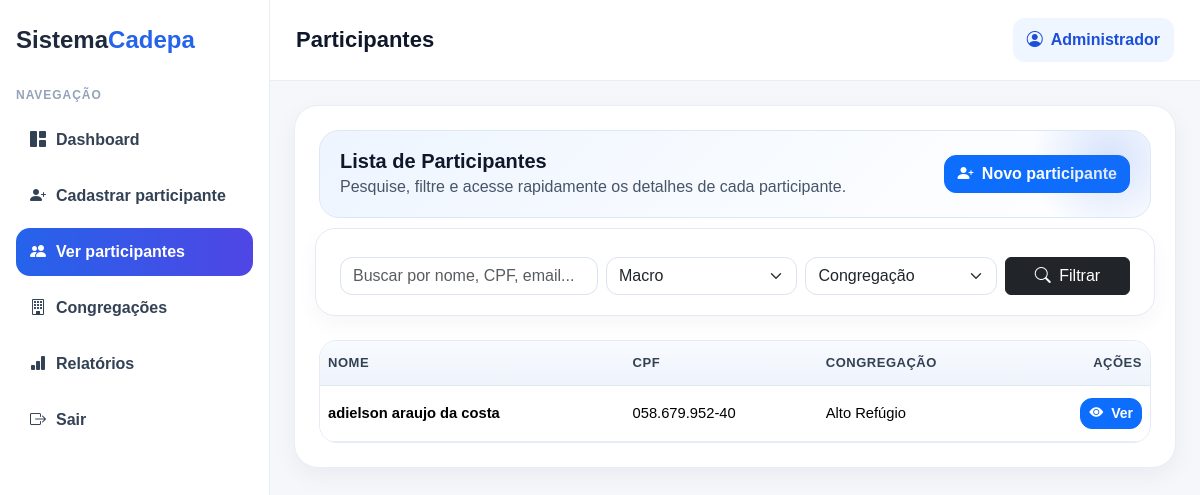
Page /participantes (signed in) on the committed database.
### tables this page shows
CREATE TABLE participantes (
            id INTEGER PRIMARY KEY AUTOINCREMENT,
            nome_completo TEXT,
            data_nascimento TEXT,
            cpf TEXT UNIQUE,
            email TEXT,
            numero TEXT,
            nome_mae TEXT,
            congregacao TEXT
        );

### app.py (the view, shortened to what this page needs)
@app.route("/participantes")
def participantes():
    if "user_id" not in session:
        return redirect("/login")
    busca = request.args.get("busca", "").strip()
    macro = request.args.get("macro", "").strip()
    congregacao = request.args.get("congregacao", "").strip()
    conn = get_db()
    query = "SELECT * FROM participantes WHERE 1=1"
    params = []
    if macro:
        query += " AND congregacao IN (SELECT nome FROM congregacoes WHERE macro_id = ?)"
        params.append(macro)
    if congregacao:
        query += " AND congregacao = ?"
        params.append(congregacao)
    query += " ORDER BY id DESC"
    lista_participantes = conn.execute(query, params).fetchall()
    macros = conn.execute("""
        SELECT * FROM macros
        ORDER BY nome
    """).fetchall()
    congregacoes = conn.execute("""
        SELECT DISTINCT nome
        FROM congregacoes
        ORDER BY nome
    """).fetchall()
    conn.close()
    return render_template(
        "participantes.html",
        participantes=lista_participantes,
        busca=busca,
        macros=macros,
        congregacoes=congregacoes,
        macro_selecionada=macro,
        congregacao_selecionada=congregacao
    )

### app.py (called while the page is built)
def get_db():
    conn = sqlite3.connect(DB_PATH)
    conn.row_factory = sqlite3.Row
    return conn

### templates/participantes.html (shortened to what this page needs)
{% extends "base.html" %}
{% block page_title %}Participantes{% endblock %}
{% block page_content %}
<div class="d-flex justify-content-between align-items-center gap-3 flex-wrap page-header">
    <div>
        <h3>Lista de Participantes</h3>
        <p>Pesquise, filtre e acesse rapidamente os detalhes de cada participante.</p>
    </div>
    <a href="/participantes/cadastrar" class="btn btn-primary">
        <i class="bi bi-person-plus-fill me-1"></i> Novo participante
    </a>
</div>
<form method="GET" class="row g-2 mb-4 surface-card">
    <div class="col-md-4">
        <input type="text" name="busca" value="{{ busca }}" class="form-control" placeholder="Buscar por nome, CPF, email...">
    </div>
    <div class="col-md-3">
        <select name="macro" class="form-select">
            <option value="">Macro</option>
        </select>
    </div>
    <div class="col-md-3">
        <select name="congregacao" class="form-select">
            <option value="">Congregação</option>
        </select>
    </div>
    <div class="col-md-2">
        <button class="btn btn-dark w-100">
            <i class="bi bi-search me-1"></i> Filtrar
        </button>
    </div>
</form>
<div class="table-responsive table-modern">
    <table class="table table-hover align-middle mb-0">
        <thead>
            <tr>
                <th>Nome</th>
                <th>CPF</th>
                <th>Congregação</th>
                <th class="text-end">Ações</th>
            </tr>
        </thead>
        <tbody>
            {% for p in participantes %}
            <tr>
                <td class="fw-semibold">{{ p.nome_completo }}</td>
                <td>{{ p.cpf }}</td>
                <td>{{ p.congregacao }}</td>
                <td class="text-end">
                    <a href="/participantes/{{ p.id }}" class="btn btn-sm btn-primary">
                        <i class="bi bi-eye-fill me-1"></i> Ver
                    </a>
                </td>
            </tr>
            {% endfor %}
        </tbody>
    </table>
</div>
{% endblock %}

### templates/base.html (style rules this page uses)
body { background: #f5f7fb; font-family: Arial, sans-serif; margin: 0; color: #0f172a; }
.page-header { position: relative; overflow: hidden; border-radius: 20px; padding: 18px 20px; margin-bottom: 18px; background: linear-gradient(135deg, #eef5ff 0%, #f8fbff 55%, #ffffff 100%); border: 1px solid #dce8f8; }
.page-header::after { content: ""; position: absolute; right: -40px; top: -50px; width: 160px; height: 160px; border-radius: 50%; background: radial-gradient(circle, rgba(37, 99, 235, 0.18) 0%, rgba(37, 99, 235, 0) 70%); }
.page-header h3 { margin: 0 0 2px 0; font-size: 1.25rem; font-weight: 700; color: #0f172a; position: relative; z-index: 1; }
.page-header p { margin: 0; color: #475569; position: relative; z-index: 1; }
.surface-card { background: #ffffff; border: 1px solid #e4ebf5; border-radius: 20px; box-shadow: 0 8px 22px rgba(15, 23, 42, 0.04); padding: 20px; }
.table-modern { border-radius: 18px; overflow: hidden; border: 1px solid #e4ebf5; background: #ffffff; }
.table-modern thead th { background: linear-gradient(180deg, #f8fbff 0%, #eef4fb 100%); color: #334155; border-bottom: 1px solid #dfe7f2; font-size: 13px; font-weight: 700; text-transform: uppercase; letter-spacing: 0.04em; padding-top: 12px; padding-bottom: 12px; }
.table-modern td { vertical-align: middle; border-color: #e6edf5; font-size: 0.92rem; padding-top: 12px; padding-bottom: 12px; }
.btn-primary, .btn-success, .btn-warning, .btn-danger, .btn-outline-secondary, .btn-outline-dark { border-radius: 12px; font-weight: 600; }
.form-control, .form-select { border-radius: 12px; border-color: #dbe3ef; }

### rows in the picture
participantes: nome_completo "adielson araujo da costa", cpf "058.679.952-40", congregacao "Alto Refúgio"

### other values in the picture
{{ session.get("nome", "Usuário") }} "Administrador"
